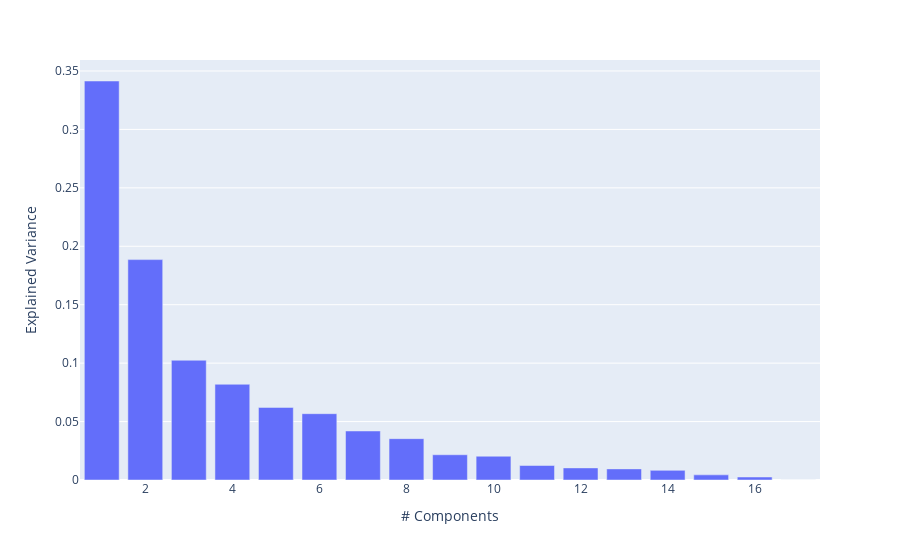

The code cell stored with this chart in its notebook:
### Markdown cell above
Since 8 components can explain 90% of variance. So,we will use 8 n_components

### Code cell
px.bar(x=range(1,pca.explained_variance_ratio_.shape[0]+1),y=pca.explained_variance_ratio_,labels={"x": "# Components", "y": "Explained Variance"}
)

### Figure 1 — Plotly figure (JSON) as saved in the notebook; plotly's stock layout.template omitted (floating-point values rounded to 4 significant figures)
{"data": [{"alignmentgroup": "True", "hovertemplate": "# Components=%{x}<br>Explained Variance=%{y}<extra></extra>", "legendgroup": "", "marker": {"color": "#636efa", "pattern": {"shape": ""}}, "name": "", "offsetgroup": "", "orientation": "v", "showlegend": false, "textposition": "auto", "type": "bar", "x": [1, 2, 3, 4, 5, 6, 7, 8, 9, 10, 11, 12, 13, 14, 15, 16, 17], "xaxis": "x", "y": [0.3414, 0.1886, 0.1025, 0.08192, 0.06212, 0.05675, 0.04194, 0.03538, 0.02161, 0.02035, 0.0124, 0.01035, 0.009505, 0.00824, 0.004392, 0.002564, 1.352e-32], "yaxis": "y"}], "layout": {"barmode": "relative", "legend": {"tracegroupgap": 0}, "margin": {"t": 60}, "xaxis": {"anchor": "y", "domain": [0, 1], "title": {"text": "# Components"}}, "yaxis": {"anchor": "x", "domain": [0, 1], "title": {"text": "Explained Variance"}}}}
